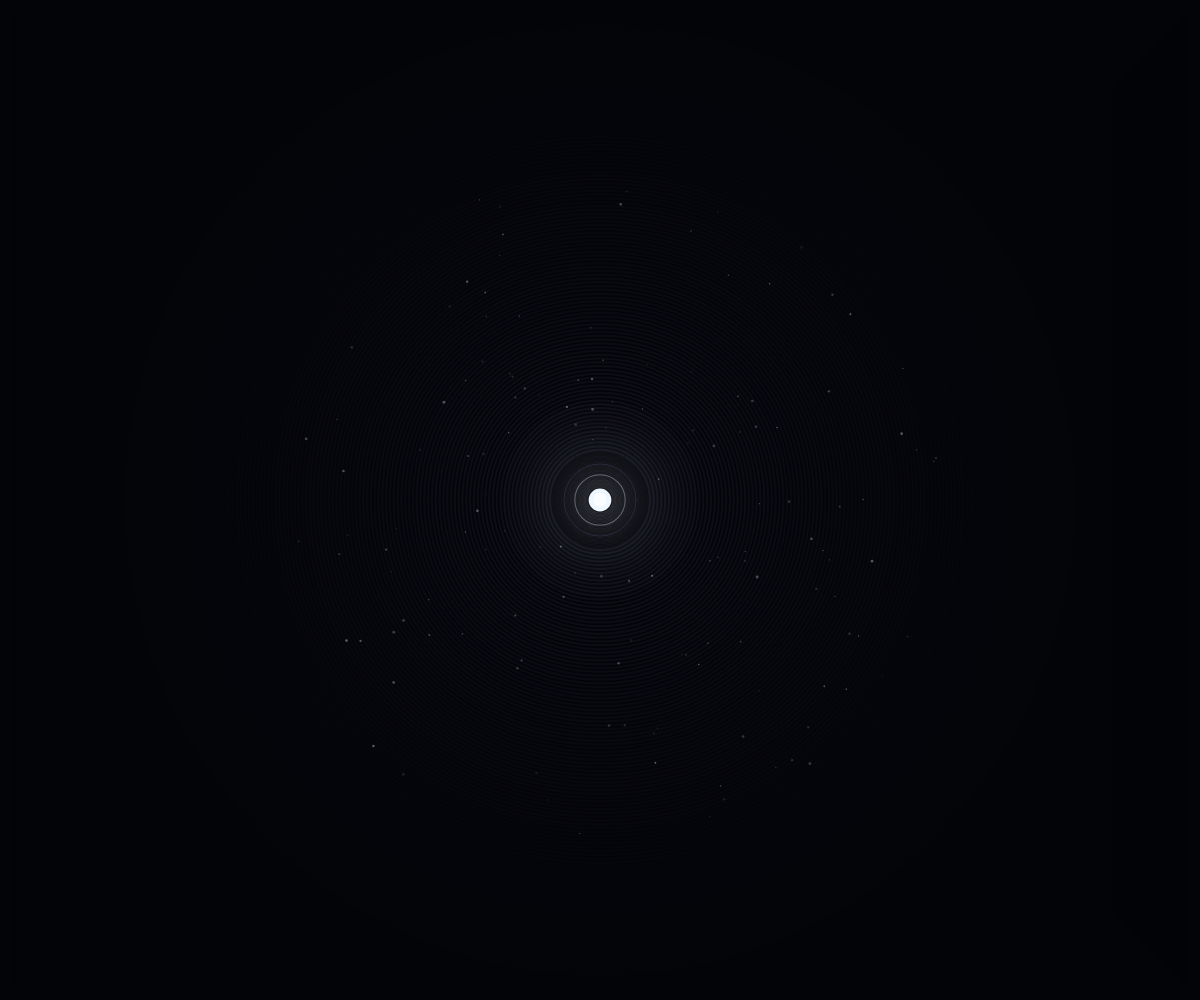
Frame 1 (no input)
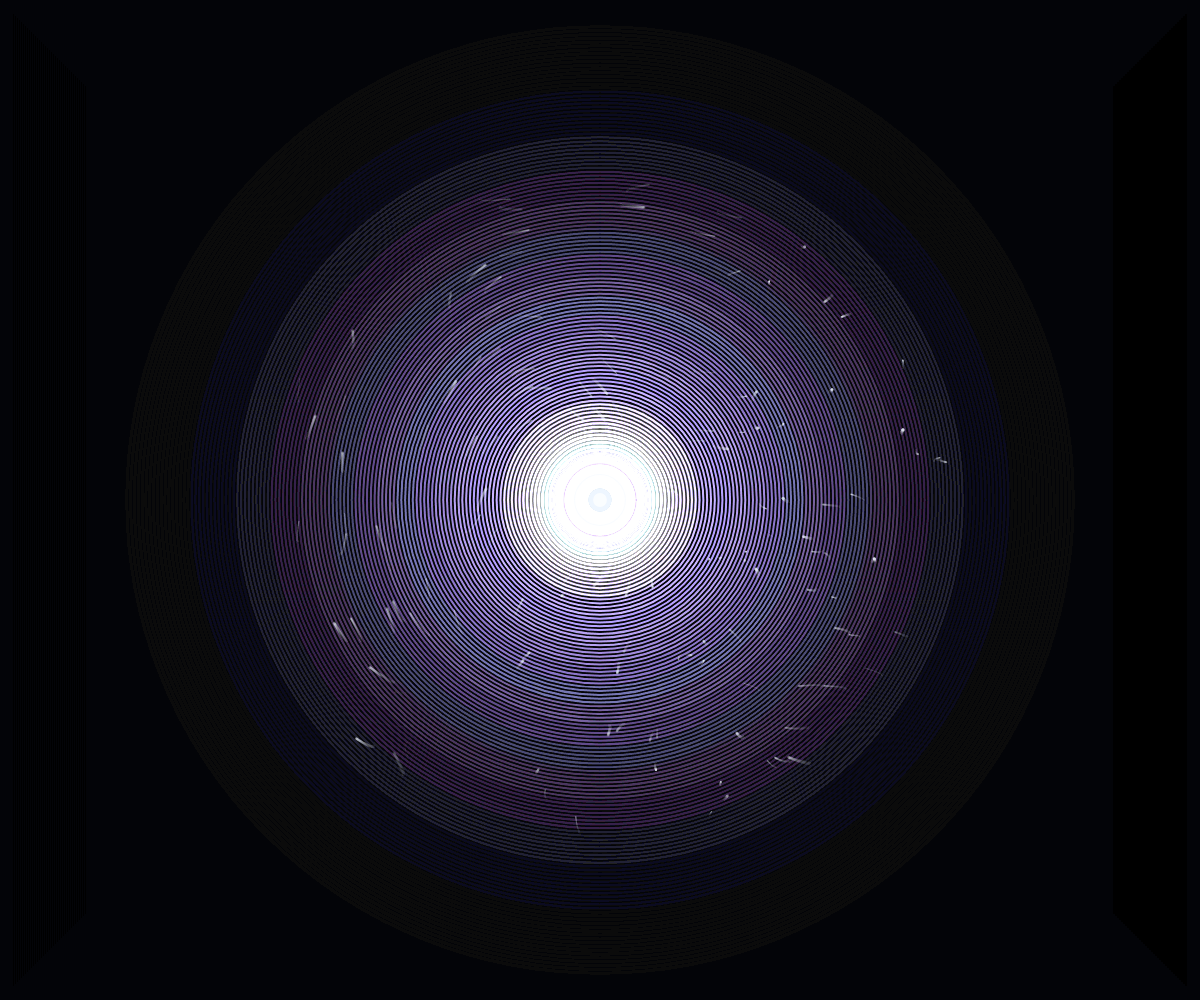
Frame 60 (no input)
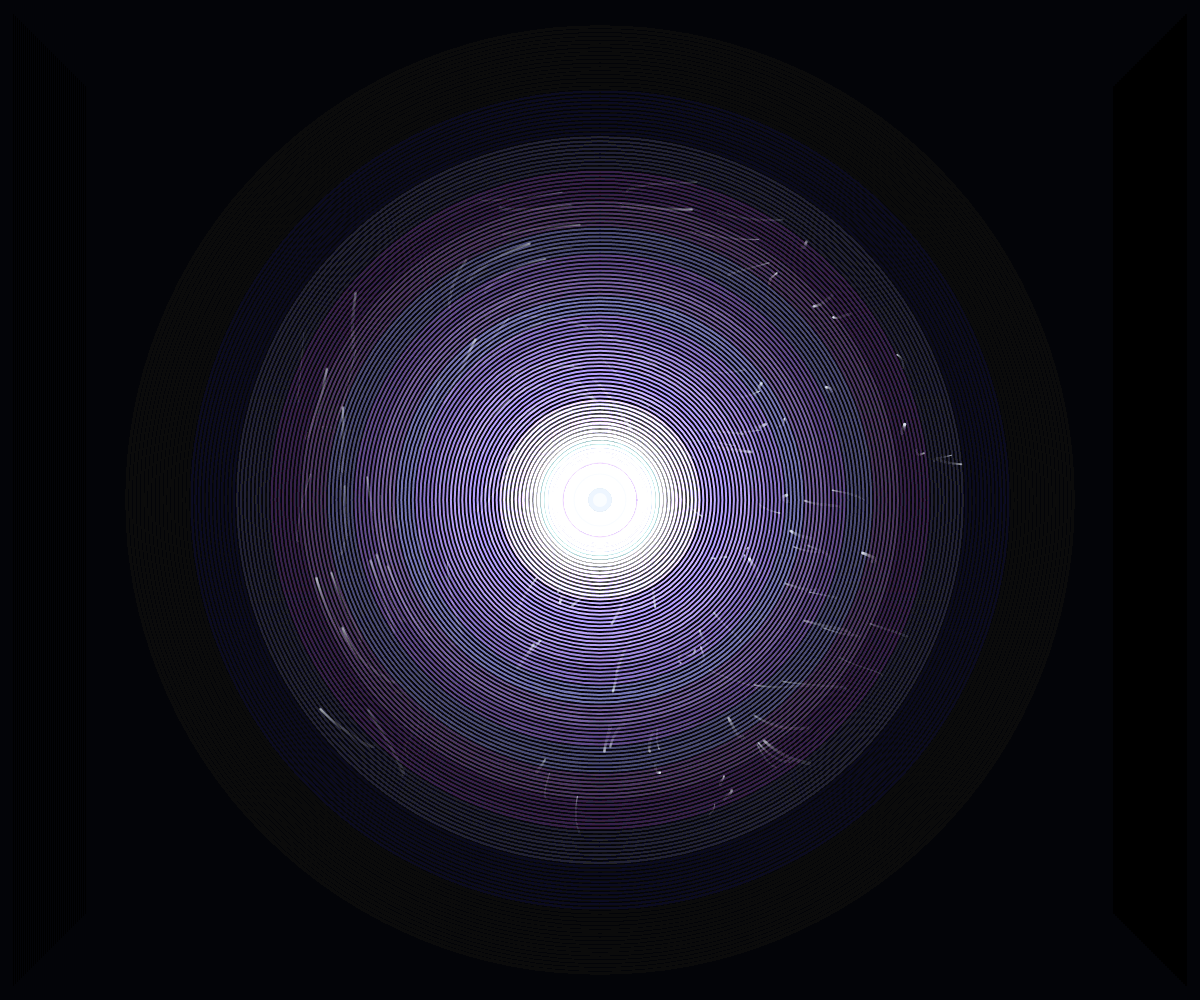
Frame 120 (the mouse pressed at the canvas centre since frame 60)

The p5.js sketch that drew these frames (run headless with seeded random() and noise() and a simulated clock; from frame 60 on, the mouse is pressed at the canvas centre):

// p5.js sketch
// ── sketch.js
// ==========================================================
// MA - Advanced Fixed Final Version
// smooth radial glow / natural circle color transition
// fixed black center artifact
// ==========================================================

let scene;
let particles = [];
let geoLayers = [];
let auraField;

const PALETTE = {
  bg: [3, 4, 8],
  core: [238, 246, 255],
  main: [128, 112, 255],
  sub: [176, 150, 255],
  outer: [96, 135, 255]
};

function setup() {
  createCanvas(windowWidth, windowHeight);
  pixelDensity(1);
  angleMode(RADIANS);
  smooth();
  strokeCap(ROUND);
  strokeJoin(ROUND);

  scene = new SceneController(72.0);
  auraField = new AuraField();

  initGeoLayers();
  initParticles();

  background(...PALETTE.bg);
}

function draw() {
  scene.update();

  // 背景フェードを少し弱めて残光を自然にする
  noStroke();
  fill(PALETTE.bg[0], PALETTE.bg[1], PALETTE.bg[2], 12);
  rect(0, 0, width, height);

  translate(width / 2, height / 2);

  const state = scene.getState();
  const phaseProgress = scene.getPhaseProgress();
  const breath = scene.getBreath();
  const bloomStrength = scene.getBloomStrength();

  auraField.update(state, breath, phaseProgress);
  auraField.draw(state, breath, phaseProgress);

  for (let layer of geoLayers) {
    layer.update(state, breath, bloomStrength, phaseProgress);
    layer.draw(state, breath, bloomStrength, phaseProgress);
  }

  updateParticles(state, breath, phaseProgress, bloomStrength);

  drawRadiantBeams(state, breath, phaseProgress, bloomStrength);
  drawCore(state, breath, phaseProgress, bloomStrength);

  resetMatrix();
  drawVignette();
}

function windowResized() {
  resizeCanvas(windowWidth, windowHeight);
  initGeoLayers();
}

// ==========================================================
// Scene Controller
// ==========================================================
class SceneController {
  constructor(cycleDurationSec = 72.0) {
    this.cycleDuration = cycleDurationSec;
    this.startMillis = millis();

    this.phases = [
      { name: "VOID", start: 0.00, end: 0.17 },
      { name: "SEED", start: 0.17, end: 0.33 },
      { name: "PULSE", start: 0.33, end: 0.56 },
      { name: "BLOOM", start: 0.56, end: 0.79 },
      { name: "ORBIT", start: 0.79, end: 0.91 },
      { name: "DISSOLVE", start: 0.91, end: 1.00 }
    ];
  }

  update() {}

  getCycleT() {
    const elapsed = (millis() - this.startMillis) / 1000.0;
    return (elapsed % this.cycleDuration) / this.cycleDuration;
  }

  getState() {
    const t = this.getCycleT();
    for (let p of this.phases) {
      if (t >= p.start && t < p.end) return p.name;
    }
    return "VOID";
  }

  getPhaseProgress() {
    const t = this.getCycleT();
    for (let p of this.phases) {
      if (t >= p.start && t < p.end) {
        return constrain(map(t, p.start, p.end, 0, 1), 0, 1);
      }
    }
    return 0;
  }

  getBreath() {
    const t = (millis() - this.startMillis) * 0.001;
    const cycle = (t % 12.0) / 12.0;

    let b = 0;

    if (cycle < 0.32) {
      let x = map(cycle, 0.0, 0.32, 0, 1);
      b = easeInOutSine(x);
    } else if (cycle < 0.45) {
      b = 1.0;
    } else if (cycle < 0.88) {
      let x = map(cycle, 0.45, 0.88, 1, 0);
      b = easeInOutCubic(x);
    } else {
      let x = map(cycle, 0.88, 1.0, 0, 1);
      b = 0.05 * (1.0 - easeInOutSine(x));
    }

    const state = this.getState();
    const p = this.getPhaseProgress();

    let phaseAmp = 0.05;
    if (state === "VOID") phaseAmp = 0.03;
    if (state === "SEED") phaseAmp = lerp(0.06, 0.20, p);
    if (state === "PULSE") phaseAmp = lerp(0.25, 0.58, p);
    if (state === "BLOOM") phaseAmp = lerp(0.62, 1.00, p);
    if (state === "ORBIT") phaseAmp = 0.92;
    if (state === "DISSOLVE") phaseAmp = lerp(0.70, 0.06, p);

    return b * phaseAmp;
  }

  getBloomStrength() {
    const state = this.getState();
    const p = this.getPhaseProgress();

    if (state === "VOID") return 0.0;
    if (state === "SEED") return p * 0.15;
    if (state === "PULSE") return lerp(0.15, 0.45, p);
    if (state === "BLOOM") return lerp(0.45, 1.0, p);
    if (state === "ORBIT") return 1.0;
    if (state === "DISSOLVE") return lerp(1.0, 0.0, p);

    return 0.0;
  }
}

// ==========================================================
// Geometry Layer
// ==========================================================
class GeoLayer {
  constructor(opts) {
    this.name = opts.name;
    this.baseRadius = opts.baseRadius;
    this.amp1 = opts.amp1;
    this.amp2 = opts.amp2;
    this.n1Min = opts.n1Min;
    this.n1Max = opts.n1Max;
    this.n2Min = opts.n2Min;
    this.n2Max = opts.n2Max;
    this.phase1 = opts.phase1 || 0;
    this.phase2 = opts.phase2 || 0;
    this.rotSpeed = opts.rotSpeed || 0;
    this.weightBase = opts.weightBase || 1.0;
    this.alphaBase = opts.alphaBase || 100;
    this.color = opts.color || PALETTE.main;
    this.layerType = opts.layerType || "bloom";
    this.rotation = random(TWO_PI);
    this.points = [];
    this.visible = 0;
    this.n1Current = this.n1Min;
    this.n2Current = this.n2Min;
  }

  update(state, breath, bloomStrength, phaseProgress) {
    if (state === "VOID") this.visible = 0.0;
    else if (state === "SEED") this.visible = this.layerType === "seed" ? phaseProgress : 0.0;
    else if (state === "PULSE") this.visible = this.layerType === "seed" ? 1.0 : phaseProgress * 0.40;
    else if (state === "BLOOM") this.visible = this.layerType === "orbit" ? phaseProgress * 0.75 : 0.45 + phaseProgress * 0.55;
    else if (state === "ORBIT") this.visible = 1.0;
    else if (state === "DISSOLVE") this.visible = 1.0 - phaseProgress;

    this.rotation += this.rotSpeed;

    this.n1Current = lerp(this.n1Min, this.n1Max, bloomStrength);
    this.n2Current = lerp(this.n2Min, this.n2Max, bloomStrength);

    this.points = [];
    const detail = 480;
    const dissolveAmount = state === "DISSOLVE" ? phaseProgress : 0.0;

    for (let i = 0; i <= detail; i++) {
      const theta = map(i, 0, detail, 0, TWO_PI);

      const microNoise =
        (noise(
          cos(theta) * 0.9 + frameCount * 0.0035,
          sin(theta) * 0.9 + frameCount * 0.0035
        ) - 0.5) * 3.5;

      const petalNoise =
        (noise(
          theta * 0.5 + 10.0,
          frameCount * 0.002 + 20.0
        ) - 0.5) * 2.0;

      let r =
        this.baseRadius +
        this.amp1 * sin(this.n1Current * theta + this.phase1 + breath * 1.25) +
        this.amp2 * sin(this.n2Current * theta + this.phase2 - breath * 0.85) +
        breath * this.baseRadius * 0.16 +
        microNoise +
        petalNoise;

      if (state === "BLOOM" || state === "ORBIT") {
        r *= 1.0 + bloomStrength * 0.12;
      }

      if (state === "DISSOLVE") {
        let dir = noise(theta * 1.7, frameCount * 0.01) - 0.5;
        r += dir * dissolveAmount * 22.0;
      }

      const x = r * cos(theta);
      const y = r * sin(theta);
      this.points.push(createVector(x, y));
    }
  }

  draw(state, breath, bloomStrength, phaseProgress) {
    if (this.visible <= 0.001) return;

    push();
    rotate(this.rotation);

    const c = this.color;
    const alpha = this.alphaBase * this.visible;

    noFill();
    for (let g = 0; g < 4; g++) {
      stroke(c[0], c[1], c[2], alpha * max(0, 0.06 - g * 0.01));
      strokeWeight(this.weightBase + g * 2.0);
      beginShape();
      for (let p of this.points) vertex(p.x, p.y);
      endShape(CLOSE);
    }

    stroke(c[0], c[1], c[2], alpha);
    strokeWeight(this.weightBase + breath * 0.8);
    beginShape();
    for (let p of this.points) vertex(p.x, p.y);
    endShape(CLOSE);

    stroke(c[0], c[1], c[2], alpha * 0.45);
    strokeWeight(max(0.6, this.weightBase * 0.45));
    beginShape();
    for (let p of this.points) {
      vertex(p.x * 0.992, p.y * 0.992);
    }
    endShape(CLOSE);

    pop();
  }
}

// ==========================================================
// Aura Field
// ==========================================================
class AuraField {
  constructor() {
    this.z = random(1000);
  }

  update(state, breath, phaseProgress) {
    this.z += 0.002;
  }

  draw(state, breath, phaseProgress) {
    push();

    let s = min(width, height);

    blendMode(ADD);
    noFill();

    let maxR = s * 0.58;
    let minR = s * 0.05;
    let steps = 140;

    for (let i = 0; i < steps; i++) {
      let t = i / (steps - 1);
      let r = lerp(minR, maxR, t);
      let falloff = pow(1.0 - t, 2.2);
      let a = (18 + breath * 12) * falloff;

      let rr = lerp(PALETTE.sub[0], PALETTE.core[0], 0.18 * (1.0 - t));
      let gg = lerp(PALETTE.sub[1], PALETTE.core[1], 0.18 * (1.0 - t));
      let bb = lerp(PALETTE.sub[2], PALETTE.core[2], 0.18 * (1.0 - t));

      stroke(rr, gg, bb, a);
      strokeWeight(2.0);
      circle(0, 0, r * 2);
    }

    blendMode(BLEND);

    noStroke();
    for (let i = 0; i < 120; i++) {
      let x = map(noise(i * 0.11, frameCount * 0.0018), 0, 1, -width * 0.45, width * 0.45);
      let y = map(noise(i * 0.17, frameCount * 0.0018 + 99), 0, 1, -height * 0.45, height * 0.45);
      let a = map(noise(i * 0.13, frameCount * 0.0022 + 199), 0, 1, 2, 10);
      fill(255, a);
      circle(x, y, random(0.8, 2.0));
    }

    pop();
  }
}

// ==========================================================
// Particle
// ==========================================================
class OrbitalParticle {
  constructor() {
    this.reset(true);
  }

  reset(randomRadius = false) {
    let a = random(TWO_PI);
    let r = randomRadius
      ? random(min(width, height) * 0.06, min(width, height) * 0.34)
      : min(width, height) * 0.14;

    this.pos = createVector(cos(a) * r, sin(a) * r);
    this.vel = p5.Vector.random2D().mult(random(0.04, 0.18));
    this.size = random(1.0, 3.0);
    this.alpha = random(16, 95);
    this.life = random(120, 280);
    this.maxLife = this.life;
  }

  respawnFromPoint(x, y) {
    this.pos = createVector(x, y);
    let ang = atan2(y, x) + random(-0.5, 0.5);
    this.vel = p5.Vector.fromAngle(ang).mult(random(0.2, 1.0));
    this.size = random(1.2, 3.6);
    this.alpha = random(30, 110);
    this.life = random(50, 120);
    this.maxLife = this.life;
  }

  update(state, breath, phaseProgress, bloomStrength) {
    const angle = atan2(this.pos.y, this.pos.x);
    const radialDir = createVector(cos(angle), sin(angle));
    const tangent = createVector(-sin(angle), cos(angle));

    let radialForce = 0;
    if (state === "BLOOM") radialForce = 0.008 + breath * 0.04;
    else if (state === "ORBIT") radialForce = 0.003;
    else if (state === "DISSOLVE") radialForce = 0.03 + phaseProgress * 0.08;
    else radialForce = -0.002 + breath * 0.01;

    let tangentForce = 0.008 + bloomStrength * 0.03;

    const noiseVal = noise(this.pos.x * 0.003, this.pos.y * 0.003, frameCount * 0.003);
    const drift = p5.Vector.fromAngle(noiseVal * TWO_PI * 2.0).mult(0.01);

    this.vel.add(radialDir.mult(radialForce));
    this.vel.add(tangent.mult(tangentForce));
    this.vel.add(drift);
    this.vel.mult(state === "DISSOLVE" ? 0.992 : 0.984);

    this.pos.add(this.vel);
    this.life--;

    if (this.life <= 0 || this.pos.mag() > min(width, height) * 0.7) {
      this.reset(true);
    }
  }

  draw() {
    noStroke();
    fill(PALETTE.core[0], PALETTE.core[1], PALETTE.core[2], this.alpha);
    circle(this.pos.x, this.pos.y, this.size);
  }
}

// ==========================================================
// Init
// ==========================================================
function initGeoLayers() {
  const s = min(width, height);

  geoLayers = [
    new GeoLayer({
      name: "seedCoreRing",
      baseRadius: s * 0.052,
      amp1: s * 0.004,
      amp2: s * 0.002,
      n1Min: 6,
      n1Max: 10,
      n2Min: 12,
      n2Max: 18,
      phase1: 0.0,
      phase2: 0.7,
      rotSpeed: 0.0009,
      weightBase: 1.1,
      alphaBase: 78,
      color: PALETTE.sub,
      layerType: "seed"
    }),

    new GeoLayer({
      name: "mainBloom",
      baseRadius: s * 0.185,
      amp1: s * 0.038,
      amp2: s * 0.020,
      n1Min: 8,
      n1Max: 12,
      n2Min: 16,
      n2Max: 24,
      phase1: 0.45,
      phase2: 1.25,
      rotSpeed: 0.00115,
      weightBase: 1.9,
      alphaBase: 118,
      color: PALETTE.main,
      layerType: "bloom"
    }),

    new GeoLayer({
      name: "outerOrbit",
      baseRadius: s * 0.315,
      amp1: s * 0.017,
      amp2: s * 0.010,
      n1Min: 12,
      n1Max: 18,
      n2Min: 24,
      n2Max: 36,
      phase1: 1.7,
      phase2: 0.2,
      rotSpeed: -0.00062,
      weightBase: 1.1,
      alphaBase: 76,
      color: PALETTE.outer,
      layerType: "orbit"
    })
  ];
}

function initParticles() {
  particles = [];
  for (let i = 0; i < 140; i++) {
    particles.push(new OrbitalParticle());
  }
}

// ==========================================================
// Draw Helpers
// ==========================================================
function updateParticles(state, breath, phaseProgress, bloomStrength) {
  if (state === "DISSOLVE" && frameCount % 3 === 0) {
    for (let layer of geoLayers) {
      if (random() < 0.28 && layer.points.length > 0) {
        let idx = floor(random(layer.points.length));
        let p = layer.points[idx];
        let picked = random(particles);
        picked.respawnFromPoint(p.x, p.y);
      }
    }
  }

  for (let p of particles) {
    p.update(state, breath, phaseProgress, bloomStrength);
    p.draw();
  }
}

function drawCore(state, breath, phaseProgress, bloomStrength) {
  push();

  const s = min(width, height);

  const base = s * 0.012;
  const pulseRaw = base + breath * s * 0.022;
  const pulse = max(s * 0.012, pulseRaw);
  const maxGlow = pulse * 10.5;

  // 1) 外側グロー
  blendMode(ADD);
  noFill();

  let steps = 90;
  for (let i = 0; i < steps; i++) {
    let t = i / (steps - 1);
    let r = lerp(pulse * 1.05, maxGlow, t);
    let falloff = pow(1.0 - t, 2.8);
    let a = 24 * falloff + breath * 8 * falloff;

    let rr = lerp(PALETTE.core[0], PALETTE.sub[0], t * 0.22);
    let gg = lerp(PALETTE.core[1], PALETTE.sub[1], t * 0.22);
    let bb = lerp(PALETTE.core[2], PALETTE.sub[2], t * 0.22);

    stroke(rr, gg, bb, a);
    strokeWeight(2);
    circle(0, 0, r * 2);
  }

  // 2) 外側リング（中心に近すぎない位置）
  blendMode(BLEND);
  noFill();

  stroke(PALETTE.core[0], PALETTE.core[1], PALETTE.core[2], 85);
  strokeWeight(1.0 + breath * 0.35);
  circle(0, 0, pulse * 4.2);

  stroke(PALETTE.sub[0], PALETTE.sub[1], PALETTE.sub[2], 42);
  strokeWeight(0.8);
  circle(0, 0, pulse * 6.0);

  // 3) 最後に中心を完全上書きして黒残りを消す
  noStroke();
  fill(PALETTE.core[0], PALETTE.core[1], PALETTE.core[2], 255);
  circle(0, 0, pulse * 1.9);

  fill(255, 255, 255, 180);
  circle(0, 0, pulse * 1.15);

  pop();
}

function drawRadiantBeams(state, breath, phaseProgress, bloomStrength) {
  push();

  const s = min(width, height);
  const beamCount = floor(lerp(8, 20, bloomStrength));
  const innerR = s * 0.038 + breath * s * 0.010;
  const outerR = s * 0.11 + bloomStrength * s * 0.085 + breath * s * 0.022;

  let stateStrength = 0;
  if (state === "SEED") stateStrength = phaseProgress * 0.15;
  if (state === "PULSE") stateStrength = lerp(0.15, 0.50, phaseProgress);
  if (state === "BLOOM") stateStrength = lerp(0.50, 1.00, phaseProgress);
  if (state === "ORBIT") stateStrength = 0.92;
  if (state === "DISSOLVE") stateStrength = lerp(0.70, 0.0, phaseProgress);

  const beamAlpha = 55 * stateStrength;
  const beamWeight = 1.6 + bloomStrength * 2.8 + breath * 0.8;

  for (let j = 0; j < 2; j++) {
    stroke(
      PALETTE.core[0],
      PALETTE.core[1],
      PALETTE.core[2],
      j === 0 ? beamAlpha * 0.9 : beamAlpha * 0.28
    );
    strokeWeight(j === 0 ? beamWeight : beamWeight * 2.6);

    for (let i = 0; i < beamCount; i++) {
      let a = map(i, 0, beamCount, 0, TWO_PI);
      a += frameCount * 0.0004 * (j === 0 ? 1 : -1);

      let wobble = sin(frameCount * 0.01 + i * 0.7) * s * 0.003;
      let x1 = cos(a) * (innerR + wobble);
      let y1 = sin(a) * (innerR + wobble);
      let x2 = cos(a) * (outerR + wobble);
      let y2 = sin(a) * (outerR + wobble);

      line(x1, y1, x2, y2);
    }
  }

  pop();
}

function drawVignette() {
  noFill();
  for (let i = 0; i < 44; i++) {
    let a = map(i, 0, 43, 0, 10);
    stroke(0, 0, 0, a);
    rect(i * 2, i * 2, width - i * 4, height - i * 4);
  }
}

// ==========================================================
// Utilities
// ==========================================================
function easeInOutSine(x) {
  return -(cos(PI * x) - 1) / 2;
}

function easeInOutCubic(x) {
  return x < 0.5
    ? 4 * x * x * x
    : 1 - pow(-2 * x + 2, 3) / 2;
}
